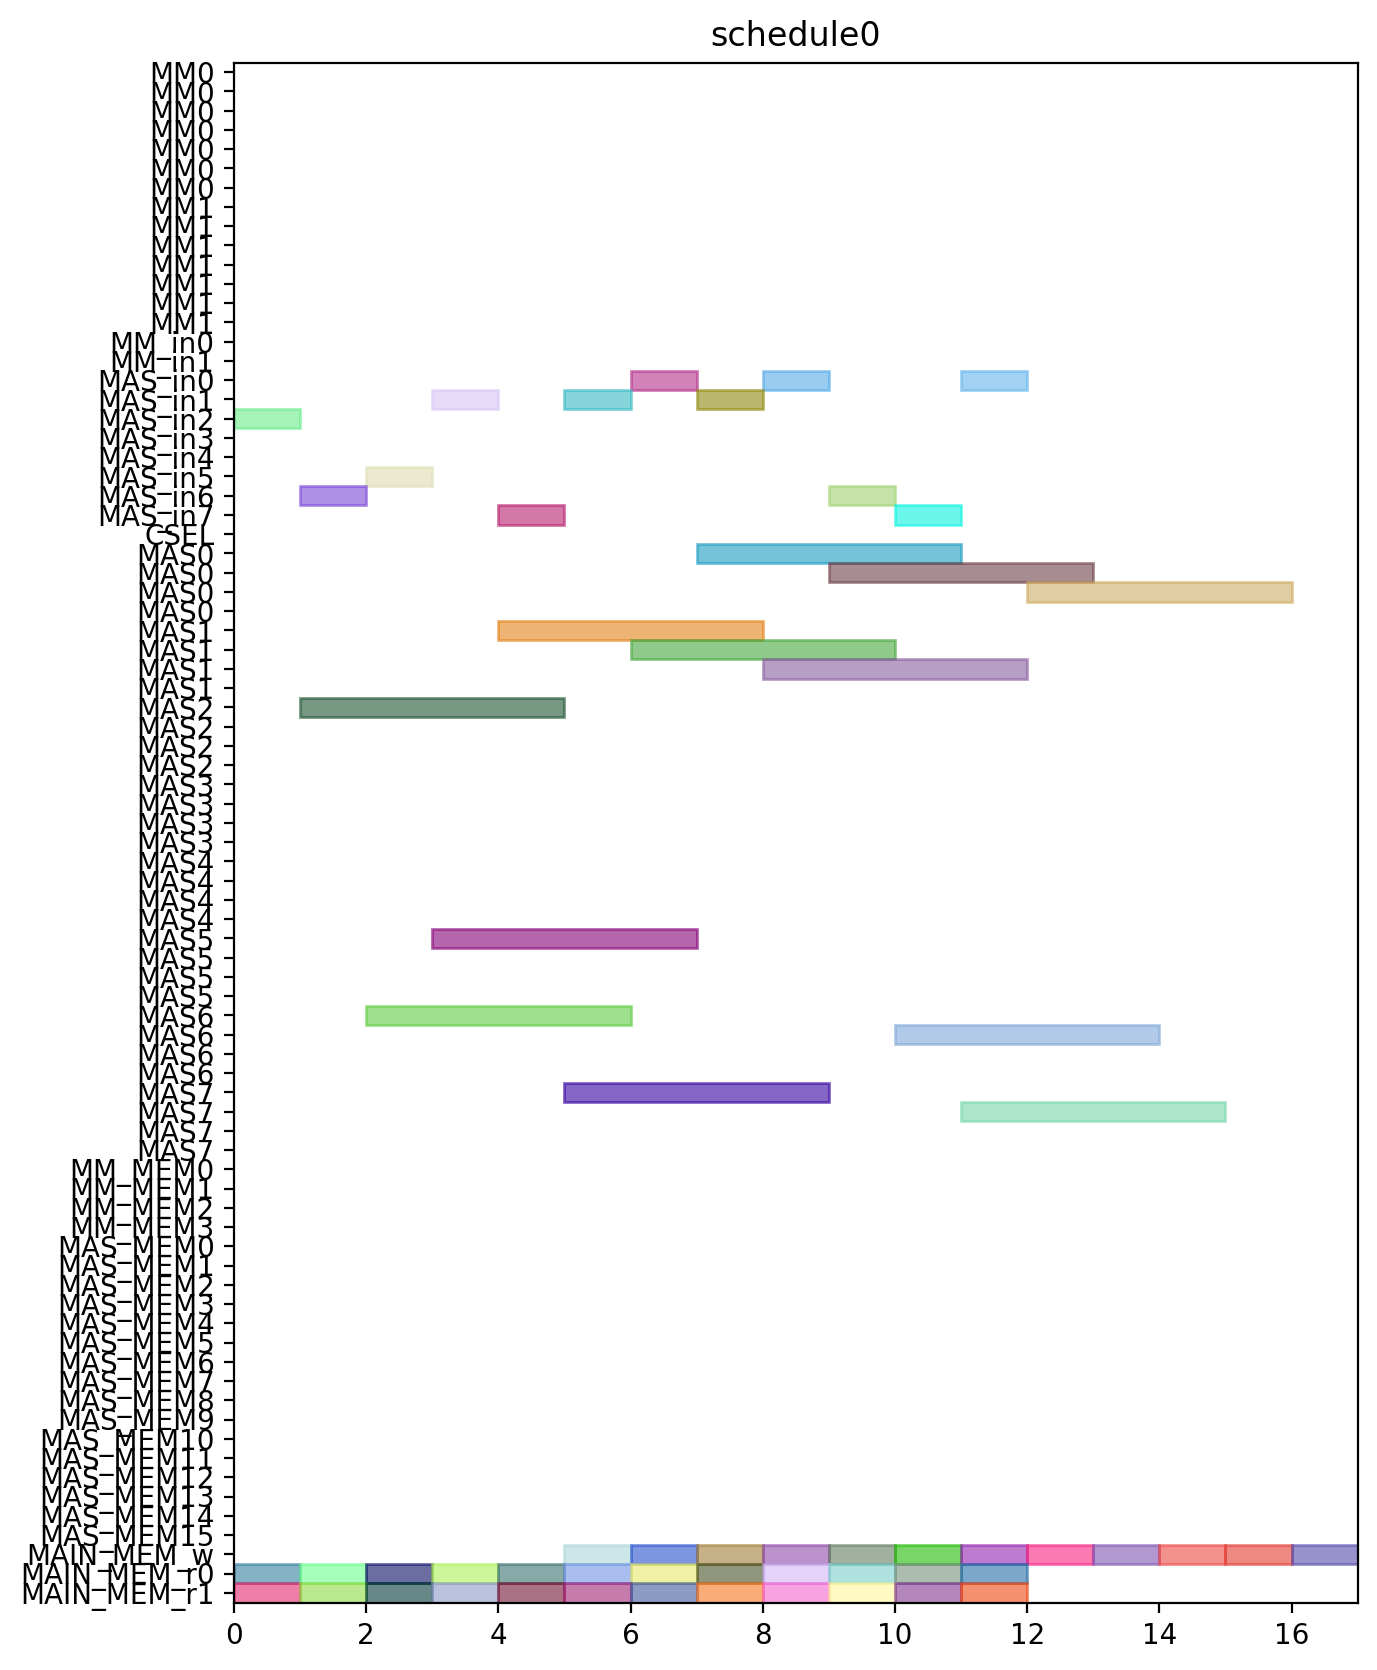

Python code for this plot:
from pyschedule import Scenario, solvers, plotters, alt


def solve():
	horizon = 120
	S = Scenario("schedule0", horizon=horizon)

	# resource
	MM = S.Resources('MM', num=2, size=7)
	MM_in = S.Resources('MM_in', num=2)
	MAS_in = S.Resources('MAS_in', num=8)
	CSEL = S.Resource('CSEL')
	MAS = S.Resources('MAS', num=8, size=4, periods=range(1, horizon))
	MM_MEM = S.Resources('MM_MEM', num=4)
	MAS_MEM = S.Resources('MAS_MEM', num=16)
	MAIN_MEM_w = S.Resource('MAIN_MEM_w', size=1)
	MAIN_MEM_r = S.Resources('MAIN_MEM_r', num=2)

	# result of previous scheduling

	# new tasks
	c000 = S.Task('c000', length=4, delay_cost=1)
	c000 += alt(MAS)
	c000_in = S.Task('c000_in', length=1, delay_cost=1)
	c000_in += alt(MAS_in)
	S += c000_in*MAS_in[0]<=c000*MAS[0]

	S += c000_in*MAS_in[1]<=c000*MAS[1]

	S += c000_in*MAS_in[2]<=c000*MAS[2]

	S += c000_in*MAS_in[3]<=c000*MAS[3]

	S += c000_in*MAS_in[4]<=c000*MAS[4]

	S += c000_in*MAS_in[5]<=c000*MAS[5]

	S += c000_in*MAS_in[6]<=c000*MAS[6]

	S += c000_in*MAS_in[7]<=c000*MAS[7]

	S += 0<c000

	c000_w = S.Task('c000_w', length=1, delay_cost=1)
	c000_w += alt(MAIN_MEM_w)
	S += c000 <= c000_w

	c000_mem0 = S.Task('c000_mem0', length=1, delay_cost=1)
	c000_mem0 += MAIN_MEM_r[0]
	S += c000_mem0 <= c000

	c000_mem1 = S.Task('c000_mem1', length=1, delay_cost=1)
	c000_mem1 += MAIN_MEM_r[1]
	S += c000_mem1 <= c000

	c001 = S.Task('c001', length=4, delay_cost=1)
	c001 += alt(MAS)
	c001_in = S.Task('c001_in', length=1, delay_cost=1)
	c001_in += alt(MAS_in)
	S += c001_in*MAS_in[0]<=c001*MAS[0]

	S += c001_in*MAS_in[1]<=c001*MAS[1]

	S += c001_in*MAS_in[2]<=c001*MAS[2]

	S += c001_in*MAS_in[3]<=c001*MAS[3]

	S += c001_in*MAS_in[4]<=c001*MAS[4]

	S += c001_in*MAS_in[5]<=c001*MAS[5]

	S += c001_in*MAS_in[6]<=c001*MAS[6]

	S += c001_in*MAS_in[7]<=c001*MAS[7]

	S += 0<c001

	c001_w = S.Task('c001_w', length=1, delay_cost=1)
	c001_w += alt(MAIN_MEM_w)
	S += c001 <= c001_w

	c001_mem0 = S.Task('c001_mem0', length=1, delay_cost=1)
	c001_mem0 += MAIN_MEM_r[0]
	S += c001_mem0 <= c001

	c001_mem1 = S.Task('c001_mem1', length=1, delay_cost=1)
	c001_mem1 += MAIN_MEM_r[1]
	S += c001_mem1 <= c001

	c010 = S.Task('c010', length=4, delay_cost=1)
	c010 += alt(MAS)
	c010_in = S.Task('c010_in', length=1, delay_cost=1)
	c010_in += alt(MAS_in)
	S += c010_in*MAS_in[0]<=c010*MAS[0]

	S += c010_in*MAS_in[1]<=c010*MAS[1]

	S += c010_in*MAS_in[2]<=c010*MAS[2]

	S += c010_in*MAS_in[3]<=c010*MAS[3]

	S += c010_in*MAS_in[4]<=c010*MAS[4]

	S += c010_in*MAS_in[5]<=c010*MAS[5]

	S += c010_in*MAS_in[6]<=c010*MAS[6]

	S += c010_in*MAS_in[7]<=c010*MAS[7]

	S += 0<c010

	c010_w = S.Task('c010_w', length=1, delay_cost=1)
	c010_w += alt(MAIN_MEM_w)
	S += c010 <= c010_w

	c010_mem0 = S.Task('c010_mem0', length=1, delay_cost=1)
	c010_mem0 += MAIN_MEM_r[0]
	S += c010_mem0 <= c010

	c010_mem1 = S.Task('c010_mem1', length=1, delay_cost=1)
	c010_mem1 += MAIN_MEM_r[1]
	S += c010_mem1 <= c010

	c011 = S.Task('c011', length=4, delay_cost=1)
	c011 += alt(MAS)
	c011_in = S.Task('c011_in', length=1, delay_cost=1)
	c011_in += alt(MAS_in)
	S += c011_in*MAS_in[0]<=c011*MAS[0]

	S += c011_in*MAS_in[1]<=c011*MAS[1]

	S += c011_in*MAS_in[2]<=c011*MAS[2]

	S += c011_in*MAS_in[3]<=c011*MAS[3]

	S += c011_in*MAS_in[4]<=c011*MAS[4]

	S += c011_in*MAS_in[5]<=c011*MAS[5]

	S += c011_in*MAS_in[6]<=c011*MAS[6]

	S += c011_in*MAS_in[7]<=c011*MAS[7]

	S += 0<c011

	c011_w = S.Task('c011_w', length=1, delay_cost=1)
	c011_w += alt(MAIN_MEM_w)
	S += c011 <= c011_w

	c011_mem0 = S.Task('c011_mem0', length=1, delay_cost=1)
	c011_mem0 += MAIN_MEM_r[0]
	S += c011_mem0 <= c011

	c011_mem1 = S.Task('c011_mem1', length=1, delay_cost=1)
	c011_mem1 += MAIN_MEM_r[1]
	S += c011_mem1 <= c011

	c100 = S.Task('c100', length=4, delay_cost=1)
	c100 += alt(MAS)
	c100_in = S.Task('c100_in', length=1, delay_cost=1)
	c100_in += alt(MAS_in)
	S += c100_in*MAS_in[0]<=c100*MAS[0]

	S += c100_in*MAS_in[1]<=c100*MAS[1]

	S += c100_in*MAS_in[2]<=c100*MAS[2]

	S += c100_in*MAS_in[3]<=c100*MAS[3]

	S += c100_in*MAS_in[4]<=c100*MAS[4]

	S += c100_in*MAS_in[5]<=c100*MAS[5]

	S += c100_in*MAS_in[6]<=c100*MAS[6]

	S += c100_in*MAS_in[7]<=c100*MAS[7]

	S += 0<c100

	c100_w = S.Task('c100_w', length=1, delay_cost=1)
	c100_w += alt(MAIN_MEM_w)
	S += c100 <= c100_w

	c100_mem0 = S.Task('c100_mem0', length=1, delay_cost=1)
	c100_mem0 += MAIN_MEM_r[0]
	S += c100_mem0 <= c100

	c100_mem1 = S.Task('c100_mem1', length=1, delay_cost=1)
	c100_mem1 += MAIN_MEM_r[1]
	S += c100_mem1 <= c100

	c101 = S.Task('c101', length=4, delay_cost=1)
	c101 += alt(MAS)
	c101_in = S.Task('c101_in', length=1, delay_cost=1)
	c101_in += alt(MAS_in)
	S += c101_in*MAS_in[0]<=c101*MAS[0]

	S += c101_in*MAS_in[1]<=c101*MAS[1]

	S += c101_in*MAS_in[2]<=c101*MAS[2]

	S += c101_in*MAS_in[3]<=c101*MAS[3]

	S += c101_in*MAS_in[4]<=c101*MAS[4]

	S += c101_in*MAS_in[5]<=c101*MAS[5]

	S += c101_in*MAS_in[6]<=c101*MAS[6]

	S += c101_in*MAS_in[7]<=c101*MAS[7]

	S += 0<c101

	c101_w = S.Task('c101_w', length=1, delay_cost=1)
	c101_w += alt(MAIN_MEM_w)
	S += c101 <= c101_w

	c101_mem0 = S.Task('c101_mem0', length=1, delay_cost=1)
	c101_mem0 += MAIN_MEM_r[0]
	S += c101_mem0 <= c101

	c101_mem1 = S.Task('c101_mem1', length=1, delay_cost=1)
	c101_mem1 += MAIN_MEM_r[1]
	S += c101_mem1 <= c101

	c110 = S.Task('c110', length=4, delay_cost=1)
	c110 += alt(MAS)
	c110_in = S.Task('c110_in', length=1, delay_cost=1)
	c110_in += alt(MAS_in)
	S += c110_in*MAS_in[0]<=c110*MAS[0]

	S += c110_in*MAS_in[1]<=c110*MAS[1]

	S += c110_in*MAS_in[2]<=c110*MAS[2]

	S += c110_in*MAS_in[3]<=c110*MAS[3]

	S += c110_in*MAS_in[4]<=c110*MAS[4]

	S += c110_in*MAS_in[5]<=c110*MAS[5]

	S += c110_in*MAS_in[6]<=c110*MAS[6]

	S += c110_in*MAS_in[7]<=c110*MAS[7]

	S += 0<c110

	c110_w = S.Task('c110_w', length=1, delay_cost=1)
	c110_w += alt(MAIN_MEM_w)
	S += c110 <= c110_w

	c110_mem0 = S.Task('c110_mem0', length=1, delay_cost=1)
	c110_mem0 += MAIN_MEM_r[0]
	S += c110_mem0 <= c110

	c110_mem1 = S.Task('c110_mem1', length=1, delay_cost=1)
	c110_mem1 += MAIN_MEM_r[1]
	S += c110_mem1 <= c110

	c111 = S.Task('c111', length=4, delay_cost=1)
	c111 += alt(MAS)
	c111_in = S.Task('c111_in', length=1, delay_cost=1)
	c111_in += alt(MAS_in)
	S += c111_in*MAS_in[0]<=c111*MAS[0]

	S += c111_in*MAS_in[1]<=c111*MAS[1]

	S += c111_in*MAS_in[2]<=c111*MAS[2]

	S += c111_in*MAS_in[3]<=c111*MAS[3]

	S += c111_in*MAS_in[4]<=c111*MAS[4]

	S += c111_in*MAS_in[5]<=c111*MAS[5]

	S += c111_in*MAS_in[6]<=c111*MAS[6]

	S += c111_in*MAS_in[7]<=c111*MAS[7]

	S += 0<c111

	c111_w = S.Task('c111_w', length=1, delay_cost=1)
	c111_w += alt(MAIN_MEM_w)
	S += c111 <= c111_w

	c111_mem0 = S.Task('c111_mem0', length=1, delay_cost=1)
	c111_mem0 += MAIN_MEM_r[0]
	S += c111_mem0 <= c111

	c111_mem1 = S.Task('c111_mem1', length=1, delay_cost=1)
	c111_mem1 += MAIN_MEM_r[1]
	S += c111_mem1 <= c111

	c200 = S.Task('c200', length=4, delay_cost=1)
	c200 += alt(MAS)
	c200_in = S.Task('c200_in', length=1, delay_cost=1)
	c200_in += alt(MAS_in)
	S += c200_in*MAS_in[0]<=c200*MAS[0]

	S += c200_in*MAS_in[1]<=c200*MAS[1]

	S += c200_in*MAS_in[2]<=c200*MAS[2]

	S += c200_in*MAS_in[3]<=c200*MAS[3]

	S += c200_in*MAS_in[4]<=c200*MAS[4]

	S += c200_in*MAS_in[5]<=c200*MAS[5]

	S += c200_in*MAS_in[6]<=c200*MAS[6]

	S += c200_in*MAS_in[7]<=c200*MAS[7]

	S += 0<c200

	c200_w = S.Task('c200_w', length=1, delay_cost=1)
	c200_w += alt(MAIN_MEM_w)
	S += c200 <= c200_w

	c200_mem0 = S.Task('c200_mem0', length=1, delay_cost=1)
	c200_mem0 += MAIN_MEM_r[0]
	S += c200_mem0 <= c200

	c200_mem1 = S.Task('c200_mem1', length=1, delay_cost=1)
	c200_mem1 += MAIN_MEM_r[1]
	S += c200_mem1 <= c200

	c201 = S.Task('c201', length=4, delay_cost=1)
	c201 += alt(MAS)
	c201_in = S.Task('c201_in', length=1, delay_cost=1)
	c201_in += alt(MAS_in)
	S += c201_in*MAS_in[0]<=c201*MAS[0]

	S += c201_in*MAS_in[1]<=c201*MAS[1]

	S += c201_in*MAS_in[2]<=c201*MAS[2]

	S += c201_in*MAS_in[3]<=c201*MAS[3]

	S += c201_in*MAS_in[4]<=c201*MAS[4]

	S += c201_in*MAS_in[5]<=c201*MAS[5]

	S += c201_in*MAS_in[6]<=c201*MAS[6]

	S += c201_in*MAS_in[7]<=c201*MAS[7]

	S += 0<c201

	c201_w = S.Task('c201_w', length=1, delay_cost=1)
	c201_w += alt(MAIN_MEM_w)
	S += c201 <= c201_w

	c201_mem0 = S.Task('c201_mem0', length=1, delay_cost=1)
	c201_mem0 += MAIN_MEM_r[0]
	S += c201_mem0 <= c201

	c201_mem1 = S.Task('c201_mem1', length=1, delay_cost=1)
	c201_mem1 += MAIN_MEM_r[1]
	S += c201_mem1 <= c201

	c210 = S.Task('c210', length=4, delay_cost=1)
	c210 += alt(MAS)
	c210_in = S.Task('c210_in', length=1, delay_cost=1)
	c210_in += alt(MAS_in)
	S += c210_in*MAS_in[0]<=c210*MAS[0]

	S += c210_in*MAS_in[1]<=c210*MAS[1]

	S += c210_in*MAS_in[2]<=c210*MAS[2]

	S += c210_in*MAS_in[3]<=c210*MAS[3]

	S += c210_in*MAS_in[4]<=c210*MAS[4]

	S += c210_in*MAS_in[5]<=c210*MAS[5]

	S += c210_in*MAS_in[6]<=c210*MAS[6]

	S += c210_in*MAS_in[7]<=c210*MAS[7]

	S += 0<c210

	c210_w = S.Task('c210_w', length=1, delay_cost=1)
	c210_w += alt(MAIN_MEM_w)
	S += c210 <= c210_w

	c210_mem0 = S.Task('c210_mem0', length=1, delay_cost=1)
	c210_mem0 += MAIN_MEM_r[0]
	S += c210_mem0 <= c210

	c210_mem1 = S.Task('c210_mem1', length=1, delay_cost=1)
	c210_mem1 += MAIN_MEM_r[1]
	S += c210_mem1 <= c210

	c211 = S.Task('c211', length=4, delay_cost=1)
	c211 += alt(MAS)
	c211_in = S.Task('c211_in', length=1, delay_cost=1)
	c211_in += alt(MAS_in)
	S += c211_in*MAS_in[0]<=c211*MAS[0]

	S += c211_in*MAS_in[1]<=c211*MAS[1]

	S += c211_in*MAS_in[2]<=c211*MAS[2]

	S += c211_in*MAS_in[3]<=c211*MAS[3]

	S += c211_in*MAS_in[4]<=c211*MAS[4]

	S += c211_in*MAS_in[5]<=c211*MAS[5]

	S += c211_in*MAS_in[6]<=c211*MAS[6]

	S += c211_in*MAS_in[7]<=c211*MAS[7]

	S += 0<c211

	c211_w = S.Task('c211_w', length=1, delay_cost=1)
	c211_w += alt(MAIN_MEM_w)
	S += c211 <= c211_w

	c211_mem0 = S.Task('c211_mem0', length=1, delay_cost=1)
	c211_mem0 += MAIN_MEM_r[0]
	S += c211_mem0 <= c211

	c211_mem1 = S.Task('c211_mem1', length=1, delay_cost=1)
	c211_mem1 += MAIN_MEM_r[1]
	S += c211_mem1 <= c211

	solvers.mip.solve(S,msg=1,kind='CPLEX',ratio_gap=1.01)

	solution = [['hoge']*len(S.solution()[1]) for i in range(len(S.solution()))]
	for i in range(len(S.solution())):
		for j in range(len(S.solution()[i])):
			solution[i][j]=str(S.solution()[i][j])
	print(solution)

	cycles = int(solution[-1][3])

	pic_file_name = "/mnt/rose/usr1/fukuda/ABE/multiRAM_multiMAS_16mux/scheduling_result/stage7MM2_stage4MAS8/CONJ/schedule0.png"
	if(S.solution() != []):
		plotters.matplotlib.plot(S,img_filename=pic_file_name, show_task_labels=False, fig_size=(cycles*0.25+3, 10))

	return solution
